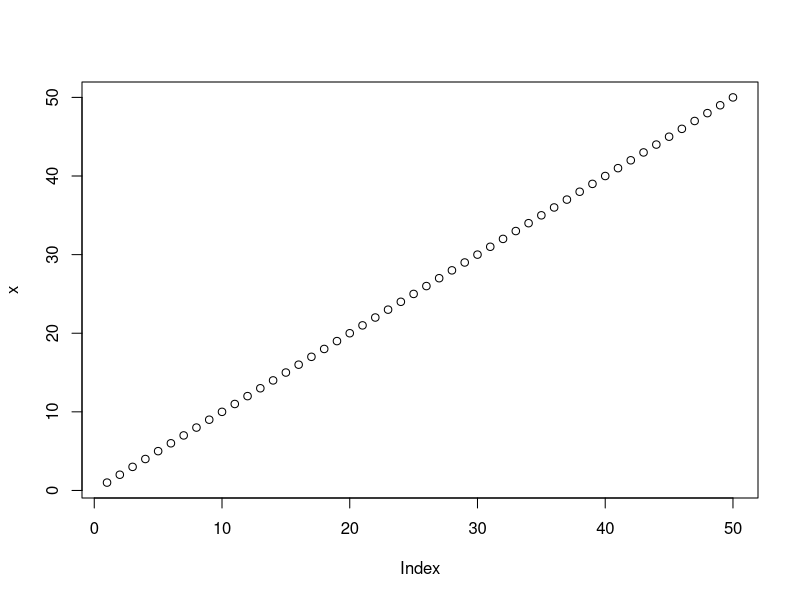
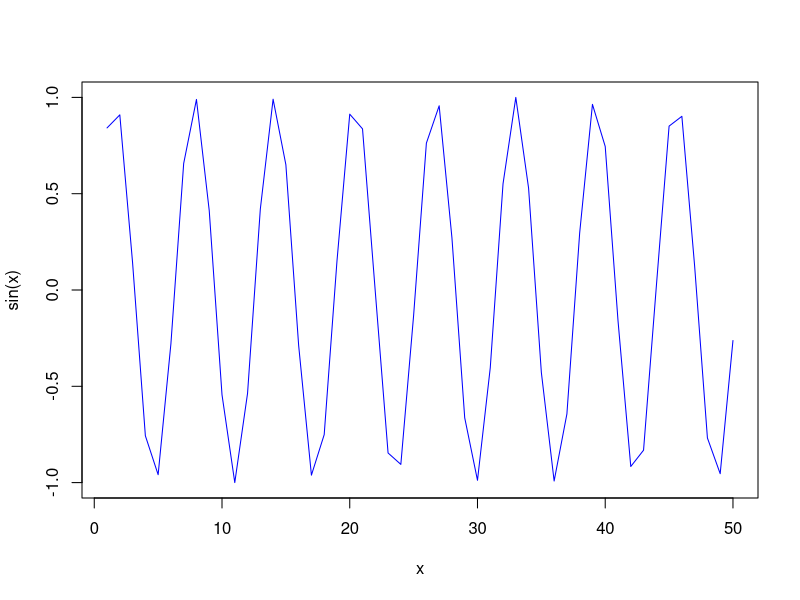
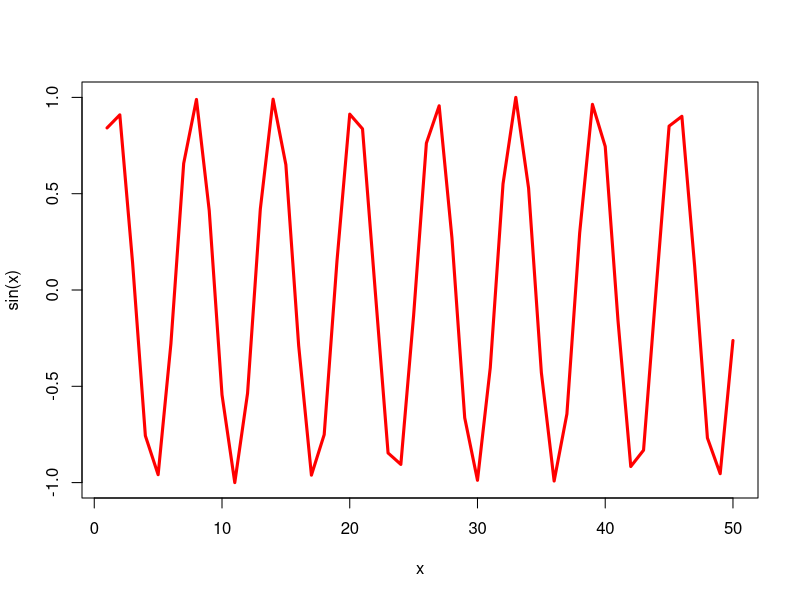

Source code (R) for these figures, in order:
 # R script 
 x <- 1:50
plot(x)
plot(x, sin(x), type = "l", col = "blue")
plot(x = x, y=sin(x), col = "red", typ ="l", lwd = "3")
